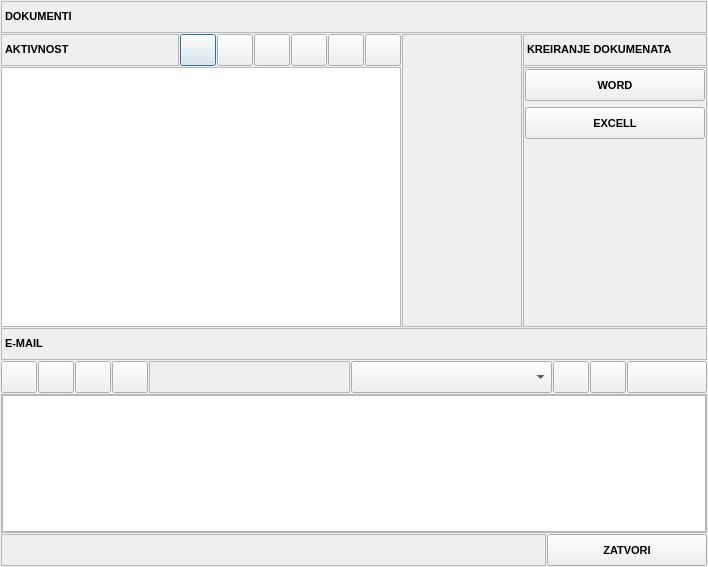
<?xml version="1.0" encoding="UTF-8"?>
<ui version="4.0">
 <class>FrmKontaktDokumenti</class>
 <widget class="QDialog" name="FrmKontaktDokumenti">
  <property name="geometry">
   <rect>
    <x>0</x>
    <y>0</y>
    <width>708</width>
    <height>567</height>
   </rect>
  </property>
  <property name="font">
   <font>
    <pointsize>8</pointsize>
   </font>
  </property>
  <property name="windowTitle">
   <string>Kontakt dokumenti</string>
  </property>
  <property name="windowIcon">
   <iconset resource="../../resources/DonatForm.qrc">
    <normaloff>:/InDonat/Forms/images/App.ico</normaloff>:/InDonat/Forms/images/App.ico</iconset>
  </property>
  <property name="locale">
   <locale language="Croatian" country="Croatia"/>
  </property>
  <layout class="QVBoxLayout" name="verticalLayout">
   <property name="spacing">
    <number>1</number>
   </property>
   <property name="leftMargin">
    <number>1</number>
   </property>
   <property name="topMargin">
    <number>1</number>
   </property>
   <property name="rightMargin">
    <number>1</number>
   </property>
   <property name="bottomMargin">
    <number>1</number>
   </property>
   <item>
    <widget class="QFrame" name="frame_5">
     <property name="sizePolicy">
      <sizepolicy hsizetype="Preferred" vsizetype="Maximum">
       <horstretch>0</horstretch>
       <verstretch>0</verstretch>
      </sizepolicy>
     </property>
     <property name="frameShape">
      <enum>QFrame::NoFrame</enum>
     </property>
     <property name="frameShadow">
      <enum>QFrame::Raised</enum>
     </property>
     <layout class="QHBoxLayout" name="horizontalLayout">
      <property name="spacing">
       <number>1</number>
      </property>
      <property name="leftMargin">
       <number>0</number>
      </property>
      <property name="topMargin">
       <number>0</number>
      </property>
      <property name="rightMargin">
       <number>0</number>
      </property>
      <property name="bottomMargin">
       <number>0</number>
      </property>
      <item>
       <widget class="QLabel" name="lblDokumentiTitle">
        <property name="sizePolicy">
         <sizepolicy hsizetype="Preferred" vsizetype="Preferred">
          <horstretch>0</horstretch>
          <verstretch>0</verstretch>
         </sizepolicy>
        </property>
        <property name="minimumSize">
         <size>
          <width>125</width>
          <height>32</height>
         </size>
        </property>
        <property name="font">
         <font>
          <weight>75</weight>
          <bold>true</bold>
         </font>
        </property>
        <property name="toolTip">
         <string>Poziv Na Broj</string>
        </property>
        <property name="frameShape">
         <enum>QFrame::StyledPanel</enum>
        </property>
        <property name="text">
         <string>DOKUMENTI</string>
        </property>
        <property name="textInteractionFlags">
         <set>Qt::LinksAccessibleByMouse|Qt::TextSelectableByMouse</set>
        </property>
       </widget>
      </item>
     </layout>
    </widget>
   </item>
   <item>
    <widget class="QFrame" name="frame_6">
     <property name="frameShape">
      <enum>QFrame::NoFrame</enum>
     </property>
     <property name="frameShadow">
      <enum>QFrame::Raised</enum>
     </property>
     <layout class="QHBoxLayout" name="horizontalLayout_4">
      <property name="spacing">
       <number>1</number>
      </property>
      <property name="leftMargin">
       <number>0</number>
      </property>
      <property name="topMargin">
       <number>0</number>
      </property>
      <property name="rightMargin">
       <number>0</number>
      </property>
      <property name="bottomMargin">
       <number>0</number>
      </property>
      <item>
       <widget class="QFrame" name="frame_7">
        <property name="frameShape">
         <enum>QFrame::NoFrame</enum>
        </property>
        <property name="frameShadow">
         <enum>QFrame::Raised</enum>
        </property>
        <layout class="QVBoxLayout" name="verticalLayout_2">
         <property name="spacing">
          <number>1</number>
         </property>
         <property name="leftMargin">
          <number>0</number>
         </property>
         <property name="topMargin">
          <number>0</number>
         </property>
         <property name="rightMargin">
          <number>0</number>
         </property>
         <property name="bottomMargin">
          <number>0</number>
         </property>
         <item>
          <widget class="QFrame" name="frame_10">
           <property name="sizePolicy">
            <sizepolicy hsizetype="Preferred" vsizetype="Maximum">
             <horstretch>0</horstretch>
             <verstretch>0</verstretch>
            </sizepolicy>
           </property>
           <property name="frameShape">
            <enum>QFrame::NoFrame</enum>
           </property>
           <property name="frameShadow">
            <enum>QFrame::Raised</enum>
           </property>
           <layout class="QHBoxLayout" name="horizontalLayout_6">
            <property name="spacing">
             <number>1</number>
            </property>
            <property name="leftMargin">
             <number>0</number>
            </property>
            <property name="topMargin">
             <number>0</number>
            </property>
            <property name="rightMargin">
             <number>0</number>
            </property>
            <property name="bottomMargin">
             <number>0</number>
            </property>
            <item>
             <widget class="QLabel" name="lblDokumentiTitle_3">
              <property name="sizePolicy">
               <sizepolicy hsizetype="Preferred" vsizetype="Preferred">
                <horstretch>0</horstretch>
                <verstretch>0</verstretch>
               </sizepolicy>
              </property>
              <property name="minimumSize">
               <size>
                <width>125</width>
                <height>32</height>
               </size>
              </property>
              <property name="font">
               <font>
                <weight>75</weight>
                <bold>true</bold>
               </font>
              </property>
              <property name="toolTip">
               <string>Poziv Na Broj</string>
              </property>
              <property name="frameShape">
               <enum>QFrame::StyledPanel</enum>
              </property>
              <property name="text">
               <string>AKTIVNOST</string>
              </property>
              <property name="textInteractionFlags">
               <set>Qt::LinksAccessibleByMouse|Qt::TextSelectableByMouse</set>
              </property>
             </widget>
            </item>
            <item>
             <widget class="QPushButton" name="btnNoviDokument">
              <property name="sizePolicy">
               <sizepolicy hsizetype="Maximum" vsizetype="Fixed">
                <horstretch>0</horstretch>
                <verstretch>0</verstretch>
               </sizepolicy>
              </property>
              <property name="minimumSize">
               <size>
                <width>0</width>
                <height>32</height>
               </size>
              </property>
              <property name="maximumSize">
               <size>
                <width>36</width>
                <height>16777215</height>
               </size>
              </property>
              <property name="cursor">
               <cursorShape>PointingHandCursor</cursorShape>
              </property>
              <property name="toolTip">
               <string>Filter</string>
              </property>
              <property name="icon">
               <iconset resource="../../resources/DonatForm.qrc">
                <normaloff>:/InDonat/Forms/images/document_plain.ico</normaloff>:/InDonat/Forms/images/document_plain.ico</iconset>
              </property>
              <property name="autoExclusive">
               <bool>true</bool>
              </property>
             </widget>
            </item>
            <item>
             <widget class="QPushButton" name="btnPregledDokumenta">
              <property name="sizePolicy">
               <sizepolicy hsizetype="Maximum" vsizetype="Fixed">
                <horstretch>0</horstretch>
                <verstretch>0</verstretch>
               </sizepolicy>
              </property>
              <property name="minimumSize">
               <size>
                <width>0</width>
                <height>32</height>
               </size>
              </property>
              <property name="maximumSize">
               <size>
                <width>36</width>
                <height>16777215</height>
               </size>
              </property>
              <property name="cursor">
               <cursorShape>PointingHandCursor</cursorShape>
              </property>
              <property name="toolTip">
               <string>Filter</string>
              </property>
              <property name="icon">
               <iconset resource="../../resources/DonatForm.qrc">
                <normaloff>:/InDonat/Forms/images/POVECALO.png</normaloff>:/InDonat/Forms/images/POVECALO.png</iconset>
              </property>
              <property name="autoExclusive">
               <bool>true</bool>
              </property>
             </widget>
            </item>
            <item>
             <widget class="QPushButton" name="btnDokumentZaporka">
              <property name="sizePolicy">
               <sizepolicy hsizetype="Maximum" vsizetype="Fixed">
                <horstretch>0</horstretch>
                <verstretch>0</verstretch>
               </sizepolicy>
              </property>
              <property name="minimumSize">
               <size>
                <width>0</width>
                <height>32</height>
               </size>
              </property>
              <property name="maximumSize">
               <size>
                <width>36</width>
                <height>16777215</height>
               </size>
              </property>
              <property name="cursor">
               <cursorShape>PointingHandCursor</cursorShape>
              </property>
              <property name="toolTip">
               <string>Filter</string>
              </property>
              <property name="icon">
               <iconset resource="../../resources/DonatForm.qrc">
                <normaloff>:/InDonat/Forms/images/vty32.gif</normaloff>:/InDonat/Forms/images/vty32.gif</iconset>
              </property>
              <property name="iconSize">
               <size>
                <width>16</width>
                <height>16</height>
               </size>
              </property>
              <property name="autoExclusive">
               <bool>true</bool>
              </property>
             </widget>
            </item>
            <item>
             <widget class="QPushButton" name="btnOdabirPrigovorTipova_3">
              <property name="sizePolicy">
               <sizepolicy hsizetype="Maximum" vsizetype="Fixed">
                <horstretch>0</horstretch>
                <verstretch>0</verstretch>
               </sizepolicy>
              </property>
              <property name="minimumSize">
               <size>
                <width>0</width>
                <height>32</height>
               </size>
              </property>
              <property name="maximumSize">
               <size>
                <width>36</width>
                <height>16777215</height>
               </size>
              </property>
              <property name="cursor">
               <cursorShape>PointingHandCursor</cursorShape>
              </property>
              <property name="toolTip">
               <string>Filter</string>
              </property>
              <property name="icon">
               <iconset resource="../../resources/DonatForm.qrc">
                <normaloff>:/InDonat/Forms/images/USER.ico</normaloff>:/InDonat/Forms/images/USER.ico</iconset>
              </property>
              <property name="iconSize">
               <size>
                <width>16</width>
                <height>16</height>
               </size>
              </property>
              <property name="autoExclusive">
               <bool>true</bool>
              </property>
             </widget>
            </item>
            <item>
             <widget class="QPushButton" name="btnOdabirPrigovorTipova">
              <property name="sizePolicy">
               <sizepolicy hsizetype="Maximum" vsizetype="Fixed">
                <horstretch>0</horstretch>
                <verstretch>0</verstretch>
               </sizepolicy>
              </property>
              <property name="minimumSize">
               <size>
                <width>0</width>
                <height>32</height>
               </size>
              </property>
              <property name="maximumSize">
               <size>
                <width>36</width>
                <height>16777215</height>
               </size>
              </property>
              <property name="cursor">
               <cursorShape>PointingHandCursor</cursorShape>
              </property>
              <property name="toolTip">
               <string>Filter</string>
              </property>
              <property name="icon">
               <iconset resource="../../resources/DonatForm.qrc">
                <normaloff>:/InDonat/Forms/images/UL_1.gif</normaloff>:/InDonat/Forms/images/UL_1.gif</iconset>
              </property>
              <property name="iconSize">
               <size>
                <width>16</width>
                <height>16</height>
               </size>
              </property>
              <property name="autoExclusive">
               <bool>true</bool>
              </property>
             </widget>
            </item>
            <item>
             <widget class="QPushButton" name="btnIzbrisiDokument">
              <property name="sizePolicy">
               <sizepolicy hsizetype="Maximum" vsizetype="Fixed">
                <horstretch>0</horstretch>
                <verstretch>0</verstretch>
               </sizepolicy>
              </property>
              <property name="minimumSize">
               <size>
                <width>0</width>
                <height>32</height>
               </size>
              </property>
              <property name="maximumSize">
               <size>
                <width>36</width>
                <height>16777215</height>
               </size>
              </property>
              <property name="cursor">
               <cursorShape>PointingHandCursor</cursorShape>
              </property>
              <property name="toolTip">
               <string>Filter</string>
              </property>
              <property name="icon">
               <iconset resource="../../resources/DonatForm.qrc">
                <normaloff>:/InDonat/Forms/images/CLOSE.GIF</normaloff>:/InDonat/Forms/images/CLOSE.GIF</iconset>
              </property>
              <property name="autoExclusive">
               <bool>true</bool>
              </property>
             </widget>
            </item>
           </layout>
          </widget>
         </item>
         <item>
          <widget class="QFrame" name="frame_11">
           <property name="frameShape">
            <enum>QFrame::NoFrame</enum>
           </property>
           <property name="frameShadow">
            <enum>QFrame::Raised</enum>
           </property>
           <layout class="QHBoxLayout" name="horizontalLayout_7">
            <property name="spacing">
             <number>0</number>
            </property>
            <property name="leftMargin">
             <number>0</number>
            </property>
            <property name="topMargin">
             <number>0</number>
            </property>
            <property name="rightMargin">
             <number>0</number>
            </property>
            <property name="bottomMargin">
             <number>0</number>
            </property>
            <item>
             <widget class="QTreeWidget" name="treeDokumenti">
              <property name="sizePolicy">
               <sizepolicy hsizetype="Preferred" vsizetype="Preferred">
                <horstretch>0</horstretch>
                <verstretch>0</verstretch>
               </sizepolicy>
              </property>
              <property name="minimumSize">
               <size>
                <width>400</width>
                <height>260</height>
               </size>
              </property>
              <property name="font">
               <font>
                <pointsize>9</pointsize>
               </font>
              </property>
              <property name="headerHidden">
               <bool>true</bool>
              </property>
              <property name="columnCount">
               <number>2</number>
              </property>
              <attribute name="headerVisible">
               <bool>false</bool>
              </attribute>
              <column>
               <property name="text">
                <string notr="true">1</string>
               </property>
              </column>
              <column>
               <property name="text">
                <string notr="true">2</string>
               </property>
              </column>
             </widget>
            </item>
           </layout>
          </widget>
         </item>
        </layout>
       </widget>
      </item>
      <item>
       <widget class="QFrame" name="frame_8">
        <property name="sizePolicy">
         <sizepolicy hsizetype="Fixed" vsizetype="Preferred">
          <horstretch>0</horstretch>
          <verstretch>0</verstretch>
         </sizepolicy>
        </property>
        <property name="minimumSize">
         <size>
          <width>120</width>
          <height>0</height>
         </size>
        </property>
        <property name="frameShape">
         <enum>QFrame::StyledPanel</enum>
        </property>
        <property name="frameShadow">
         <enum>QFrame::Raised</enum>
        </property>
       </widget>
      </item>
      <item>
       <widget class="QFrame" name="frame_9">
        <property name="frameShape">
         <enum>QFrame::NoFrame</enum>
        </property>
        <property name="frameShadow">
         <enum>QFrame::Raised</enum>
        </property>
        <layout class="QVBoxLayout" name="verticalLayout_3">
         <property name="spacing">
          <number>1</number>
         </property>
         <property name="leftMargin">
          <number>0</number>
         </property>
         <property name="topMargin">
          <number>0</number>
         </property>
         <property name="rightMargin">
          <number>0</number>
         </property>
         <property name="bottomMargin">
          <number>0</number>
         </property>
         <item>
          <widget class="QFrame" name="frame_12">
           <property name="sizePolicy">
            <sizepolicy hsizetype="Preferred" vsizetype="Maximum">
             <horstretch>0</horstretch>
             <verstretch>0</verstretch>
            </sizepolicy>
           </property>
           <property name="frameShape">
            <enum>QFrame::NoFrame</enum>
           </property>
           <property name="frameShadow">
            <enum>QFrame::Raised</enum>
           </property>
           <layout class="QHBoxLayout" name="horizontalLayout_5">
            <property name="spacing">
             <number>1</number>
            </property>
            <property name="leftMargin">
             <number>0</number>
            </property>
            <property name="topMargin">
             <number>0</number>
            </property>
            <property name="rightMargin">
             <number>0</number>
            </property>
            <property name="bottomMargin">
             <number>0</number>
            </property>
            <item>
             <widget class="QLabel" name="lblDokumentiTitle_2">
              <property name="sizePolicy">
               <sizepolicy hsizetype="Preferred" vsizetype="Preferred">
                <horstretch>0</horstretch>
                <verstretch>0</verstretch>
               </sizepolicy>
              </property>
              <property name="minimumSize">
               <size>
                <width>125</width>
                <height>32</height>
               </size>
              </property>
              <property name="font">
               <font>
                <weight>75</weight>
                <bold>true</bold>
               </font>
              </property>
              <property name="toolTip">
               <string>Poziv Na Broj</string>
              </property>
              <property name="frameShape">
               <enum>QFrame::StyledPanel</enum>
              </property>
              <property name="text">
               <string>KREIRANJE DOKUMENATA</string>
              </property>
              <property name="textInteractionFlags">
               <set>Qt::LinksAccessibleByMouse|Qt::TextSelectableByMouse</set>
              </property>
             </widget>
            </item>
           </layout>
          </widget>
         </item>
         <item>
          <widget class="QFrame" name="frame_13">
           <property name="frameShape">
            <enum>QFrame::StyledPanel</enum>
           </property>
           <property name="frameShadow">
            <enum>QFrame::Raised</enum>
           </property>
           <layout class="QVBoxLayout" name="verticalLayout_4">
            <property name="spacing">
             <number>6</number>
            </property>
            <property name="leftMargin">
             <number>1</number>
            </property>
            <property name="topMargin">
             <number>1</number>
            </property>
            <property name="rightMargin">
             <number>1</number>
            </property>
            <property name="bottomMargin">
             <number>1</number>
            </property>
            <item>
             <widget class="QPushButton" name="btnWord">
              <property name="minimumSize">
               <size>
                <width>0</width>
                <height>32</height>
               </size>
              </property>
              <property name="font">
               <font>
                <weight>75</weight>
                <bold>true</bold>
               </font>
              </property>
              <property name="cursor">
               <cursorShape>PointingHandCursor</cursorShape>
              </property>
              <property name="text">
               <string>WORD</string>
              </property>
              <property name="icon">
               <iconset resource="../../resources/DonatForm.qrc">
                <normaloff>:/InDonat/Forms/images/word.gif</normaloff>:/InDonat/Forms/images/word.gif</iconset>
              </property>
             </widget>
            </item>
            <item>
             <widget class="QPushButton" name="btnExcell">
              <property name="minimumSize">
               <size>
                <width>0</width>
                <height>32</height>
               </size>
              </property>
              <property name="font">
               <font>
                <weight>75</weight>
                <bold>true</bold>
               </font>
              </property>
              <property name="cursor">
               <cursorShape>PointingHandCursor</cursorShape>
              </property>
              <property name="text">
               <string>EXCELL</string>
              </property>
              <property name="icon">
               <iconset resource="../../resources/DonatForm.qrc">
                <normaloff>:/InDonat/Forms/images/excel.gif</normaloff>:/InDonat/Forms/images/excel.gif</iconset>
              </property>
             </widget>
            </item>
            <item>
             <spacer name="verticalSpacer">
              <property name="orientation">
               <enum>Qt::Vertical</enum>
              </property>
              <property name="sizeHint" stdset="0">
               <size>
                <width>20</width>
                <height>40</height>
               </size>
              </property>
             </spacer>
            </item>
           </layout>
          </widget>
         </item>
        </layout>
       </widget>
      </item>
     </layout>
    </widget>
   </item>
   <item>
    <widget class="QFrame" name="frame">
     <property name="sizePolicy">
      <sizepolicy hsizetype="Preferred" vsizetype="Maximum">
       <horstretch>0</horstretch>
       <verstretch>0</verstretch>
      </sizepolicy>
     </property>
     <property name="frameShape">
      <enum>QFrame::NoFrame</enum>
     </property>
     <property name="frameShadow">
      <enum>QFrame::Raised</enum>
     </property>
     <layout class="QHBoxLayout" name="horizontalLayout_2">
      <property name="spacing">
       <number>1</number>
      </property>
      <property name="leftMargin">
       <number>0</number>
      </property>
      <property name="topMargin">
       <number>0</number>
      </property>
      <property name="rightMargin">
       <number>0</number>
      </property>
      <property name="bottomMargin">
       <number>0</number>
      </property>
      <item>
       <widget class="QLabel" name="lblPrigovor2Title_2">
        <property name="sizePolicy">
         <sizepolicy hsizetype="Preferred" vsizetype="Preferred">
          <horstretch>0</horstretch>
          <verstretch>0</verstretch>
         </sizepolicy>
        </property>
        <property name="minimumSize">
         <size>
          <width>125</width>
          <height>32</height>
         </size>
        </property>
        <property name="font">
         <font>
          <weight>75</weight>
          <bold>true</bold>
         </font>
        </property>
        <property name="toolTip">
         <string>Poziv Na Broj</string>
        </property>
        <property name="frameShape">
         <enum>QFrame::StyledPanel</enum>
        </property>
        <property name="text">
         <string>E-MAIL</string>
        </property>
        <property name="textInteractionFlags">
         <set>Qt::LinksAccessibleByMouse|Qt::TextSelectableByMouse</set>
        </property>
       </widget>
      </item>
     </layout>
    </widget>
   </item>
   <item>
    <widget class="QFrame" name="frame_4">
     <property name="sizePolicy">
      <sizepolicy hsizetype="Preferred" vsizetype="Maximum">
       <horstretch>0</horstretch>
       <verstretch>0</verstretch>
      </sizepolicy>
     </property>
     <property name="frameShape">
      <enum>QFrame::NoFrame</enum>
     </property>
     <property name="frameShadow">
      <enum>QFrame::Raised</enum>
     </property>
     <layout class="QHBoxLayout" name="horizontalLayout_8">
      <property name="spacing">
       <number>1</number>
      </property>
      <property name="leftMargin">
       <number>0</number>
      </property>
      <property name="topMargin">
       <number>0</number>
      </property>
      <property name="rightMargin">
       <number>0</number>
      </property>
      <property name="bottomMargin">
       <number>0</number>
      </property>
      <item>
       <widget class="QPushButton" name="btnNoviDokument_2">
        <property name="sizePolicy">
         <sizepolicy hsizetype="Maximum" vsizetype="Fixed">
          <horstretch>0</horstretch>
          <verstretch>0</verstretch>
         </sizepolicy>
        </property>
        <property name="minimumSize">
         <size>
          <width>0</width>
          <height>32</height>
         </size>
        </property>
        <property name="maximumSize">
         <size>
          <width>36</width>
          <height>16777215</height>
         </size>
        </property>
        <property name="cursor">
         <cursorShape>PointingHandCursor</cursorShape>
        </property>
        <property name="toolTip">
         <string>Filter</string>
        </property>
        <property name="icon">
         <iconset resource="../../resources/DonatForm.qrc">
          <normaloff>:/InDonat/Forms/images/icon_mailRecipientAttachment.gif</normaloff>:/InDonat/Forms/images/icon_mailRecipientAttachment.gif</iconset>
        </property>
        <property name="autoExclusive">
         <bool>true</bool>
        </property>
       </widget>
      </item>
      <item>
       <widget class="QPushButton" name="btnNoviDokument_3">
        <property name="sizePolicy">
         <sizepolicy hsizetype="Maximum" vsizetype="Fixed">
          <horstretch>0</horstretch>
          <verstretch>0</verstretch>
         </sizepolicy>
        </property>
        <property name="minimumSize">
         <size>
          <width>0</width>
          <height>32</height>
         </size>
        </property>
        <property name="maximumSize">
         <size>
          <width>36</width>
          <height>16777215</height>
         </size>
        </property>
        <property name="cursor">
         <cursorShape>PointingHandCursor</cursorShape>
        </property>
        <property name="toolTip">
         <string>Filter</string>
        </property>
        <property name="icon">
         <iconset resource="../../resources/DonatForm.qrc">
          <normaloff>:/InDonat/Forms/images/contacts.gif</normaloff>:/InDonat/Forms/images/contacts.gif</iconset>
        </property>
        <property name="autoExclusive">
         <bool>true</bool>
        </property>
       </widget>
      </item>
      <item>
       <widget class="QPushButton" name="btnNoviDokument_4">
        <property name="sizePolicy">
         <sizepolicy hsizetype="Maximum" vsizetype="Fixed">
          <horstretch>0</horstretch>
          <verstretch>0</verstretch>
         </sizepolicy>
        </property>
        <property name="minimumSize">
         <size>
          <width>0</width>
          <height>32</height>
         </size>
        </property>
        <property name="maximumSize">
         <size>
          <width>36</width>
          <height>16777215</height>
         </size>
        </property>
        <property name="cursor">
         <cursorShape>PointingHandCursor</cursorShape>
        </property>
        <property name="toolTip">
         <string>Filter</string>
        </property>
        <property name="icon">
         <iconset resource="../../resources/DonatForm.qrc">
          <normaloff>:/InDonat/Forms/images/icon_normal.gif</normaloff>:/InDonat/Forms/images/icon_normal.gif</iconset>
        </property>
        <property name="autoExclusive">
         <bool>true</bool>
        </property>
       </widget>
      </item>
      <item>
       <widget class="QPushButton" name="btnNoviDokument_5">
        <property name="sizePolicy">
         <sizepolicy hsizetype="Maximum" vsizetype="Fixed">
          <horstretch>0</horstretch>
          <verstretch>0</verstretch>
         </sizepolicy>
        </property>
        <property name="minimumSize">
         <size>
          <width>0</width>
          <height>32</height>
         </size>
        </property>
        <property name="maximumSize">
         <size>
          <width>36</width>
          <height>16777215</height>
         </size>
        </property>
        <property name="cursor">
         <cursorShape>PointingHandCursor</cursorShape>
        </property>
        <property name="toolTip">
         <string>Filter</string>
        </property>
        <property name="icon">
         <iconset resource="../../resources/DonatForm.qrc">
          <normaloff>:/InDonat/Forms/images/document_text.ico</normaloff>:/InDonat/Forms/images/document_text.ico</iconset>
        </property>
        <property name="autoExclusive">
         <bool>true</bool>
        </property>
       </widget>
      </item>
      <item>
       <widget class="QLabel" name="lblDokumentiTitle_4">
        <property name="sizePolicy">
         <sizepolicy hsizetype="Preferred" vsizetype="Preferred">
          <horstretch>0</horstretch>
          <verstretch>0</verstretch>
         </sizepolicy>
        </property>
        <property name="minimumSize">
         <size>
          <width>125</width>
          <height>32</height>
         </size>
        </property>
        <property name="font">
         <font>
          <weight>75</weight>
          <bold>true</bold>
         </font>
        </property>
        <property name="toolTip">
         <string>Poziv Na Broj</string>
        </property>
        <property name="frameShape">
         <enum>QFrame::StyledPanel</enum>
        </property>
        <property name="textInteractionFlags">
         <set>Qt::LinksAccessibleByMouse|Qt::TextSelectableByMouse</set>
        </property>
       </widget>
      </item>
      <item>
       <widget class="QComboBox" name="comboBox">
        <property name="minimumSize">
         <size>
          <width>0</width>
          <height>32</height>
         </size>
        </property>
       </widget>
      </item>
      <item>
       <widget class="QPushButton" name="btnNoviDokument_6">
        <property name="sizePolicy">
         <sizepolicy hsizetype="Maximum" vsizetype="Fixed">
          <horstretch>0</horstretch>
          <verstretch>0</verstretch>
         </sizepolicy>
        </property>
        <property name="minimumSize">
         <size>
          <width>0</width>
          <height>32</height>
         </size>
        </property>
        <property name="maximumSize">
         <size>
          <width>36</width>
          <height>16777215</height>
         </size>
        </property>
        <property name="cursor">
         <cursorShape>PointingHandCursor</cursorShape>
        </property>
        <property name="toolTip">
         <string>Filter</string>
        </property>
        <property name="icon">
         <iconset resource="../../resources/DonatForm.qrc">
          <normaloff>:/InDonat/Forms/images/INT_2_16x16.png</normaloff>:/InDonat/Forms/images/INT_2_16x16.png</iconset>
        </property>
        <property name="autoExclusive">
         <bool>true</bool>
        </property>
       </widget>
      </item>
      <item>
       <widget class="QPushButton" name="btnNoviDokument_7">
        <property name="sizePolicy">
         <sizepolicy hsizetype="Maximum" vsizetype="Fixed">
          <horstretch>0</horstretch>
          <verstretch>0</verstretch>
         </sizepolicy>
        </property>
        <property name="minimumSize">
         <size>
          <width>0</width>
          <height>32</height>
         </size>
        </property>
        <property name="maximumSize">
         <size>
          <width>36</width>
          <height>16777215</height>
         </size>
        </property>
        <property name="cursor">
         <cursorShape>PointingHandCursor</cursorShape>
        </property>
        <property name="toolTip">
         <string>Filter</string>
        </property>
        <property name="icon">
         <iconset resource="../../resources/DonatForm.qrc">
          <normaloff>:/InDonat/Forms/images/POVECALO.png</normaloff>:/InDonat/Forms/images/POVECALO.png</iconset>
        </property>
        <property name="autoExclusive">
         <bool>true</bool>
        </property>
       </widget>
      </item>
      <item>
       <widget class="QPushButton" name="btnNoviDokument_8">
        <property name="sizePolicy">
         <sizepolicy hsizetype="Maximum" vsizetype="Fixed">
          <horstretch>0</horstretch>
          <verstretch>0</verstretch>
         </sizepolicy>
        </property>
        <property name="minimumSize">
         <size>
          <width>80</width>
          <height>32</height>
         </size>
        </property>
        <property name="maximumSize">
         <size>
          <width>36</width>
          <height>16777215</height>
         </size>
        </property>
        <property name="cursor">
         <cursorShape>PointingHandCursor</cursorShape>
        </property>
        <property name="toolTip">
         <string>Filter</string>
        </property>
        <property name="icon">
         <iconset resource="../../resources/DonatForm.qrc">
          <normaloff>:/InDonat/Forms/images/OK.gif</normaloff>:/InDonat/Forms/images/OK.gif</iconset>
        </property>
        <property name="autoExclusive">
         <bool>true</bool>
        </property>
       </widget>
      </item>
     </layout>
    </widget>
   </item>
   <item>
    <widget class="QFrame" name="frame_2">
     <property name="frameShape">
      <enum>QFrame::StyledPanel</enum>
     </property>
     <property name="frameShadow">
      <enum>QFrame::Raised</enum>
     </property>
     <layout class="QHBoxLayout" name="horizontalLayout_9">
      <property name="spacing">
       <number>0</number>
      </property>
      <property name="leftMargin">
       <number>0</number>
      </property>
      <property name="topMargin">
       <number>0</number>
      </property>
      <property name="rightMargin">
       <number>0</number>
      </property>
      <property name="bottomMargin">
       <number>0</number>
      </property>
      <item>
       <widget class="QTreeWidget" name="treeEmail">
        <property name="sizePolicy">
         <sizepolicy hsizetype="Preferred" vsizetype="Preferred">
          <horstretch>0</horstretch>
          <verstretch>0</verstretch>
         </sizepolicy>
        </property>
        <property name="font">
         <font>
          <pointsize>10</pointsize>
         </font>
        </property>
        <attribute name="headerVisible">
         <bool>false</bool>
        </attribute>
        <column>
         <property name="text">
          <string notr="true">1</string>
         </property>
        </column>
        <column>
         <property name="text">
          <string>2</string>
         </property>
        </column>
        <column>
         <property name="text">
          <string>3</string>
         </property>
        </column>
        <column>
         <property name="text">
          <string>4</string>
         </property>
        </column>
       </widget>
      </item>
     </layout>
    </widget>
   </item>
   <item>
    <widget class="QFrame" name="frame_3">
     <property name="sizePolicy">
      <sizepolicy hsizetype="Preferred" vsizetype="Maximum">
       <horstretch>0</horstretch>
       <verstretch>0</verstretch>
      </sizepolicy>
     </property>
     <property name="frameShape">
      <enum>QFrame::NoFrame</enum>
     </property>
     <property name="frameShadow">
      <enum>QFrame::Raised</enum>
     </property>
     <layout class="QHBoxLayout" name="horizontalLayout_3">
      <property name="spacing">
       <number>1</number>
      </property>
      <property name="leftMargin">
       <number>0</number>
      </property>
      <property name="topMargin">
       <number>0</number>
      </property>
      <property name="rightMargin">
       <number>0</number>
      </property>
      <property name="bottomMargin">
       <number>0</number>
      </property>
      <item>
       <widget class="QLabel" name="lblPrigovor2Title_3">
        <property name="sizePolicy">
         <sizepolicy hsizetype="Preferred" vsizetype="Preferred">
          <horstretch>0</horstretch>
          <verstretch>0</verstretch>
         </sizepolicy>
        </property>
        <property name="minimumSize">
         <size>
          <width>125</width>
          <height>32</height>
         </size>
        </property>
        <property name="font">
         <font>
          <weight>75</weight>
          <bold>true</bold>
         </font>
        </property>
        <property name="toolTip">
         <string>Poziv Na Broj</string>
        </property>
        <property name="frameShape">
         <enum>QFrame::StyledPanel</enum>
        </property>
        <property name="textInteractionFlags">
         <set>Qt::LinksAccessibleByMouse|Qt::TextSelectableByMouse</set>
        </property>
       </widget>
      </item>
      <item>
       <widget class="QPushButton" name="btnZatvori">
        <property name="sizePolicy">
         <sizepolicy hsizetype="Minimum" vsizetype="Fixed">
          <horstretch>0</horstretch>
          <verstretch>0</verstretch>
         </sizepolicy>
        </property>
        <property name="minimumSize">
         <size>
          <width>0</width>
          <height>32</height>
         </size>
        </property>
        <property name="maximumSize">
         <size>
          <width>160</width>
          <height>16777215</height>
         </size>
        </property>
        <property name="font">
         <font>
          <weight>75</weight>
          <bold>true</bold>
         </font>
        </property>
        <property name="cursor">
         <cursorShape>PointingHandCursor</cursorShape>
        </property>
        <property name="text">
         <string>ZATVORI</string>
        </property>
        <property name="icon">
         <iconset resource="../../resources/DonatForm.qrc">
          <normaloff>:/InDonat/Forms/images/CLOSE.GIF</normaloff>:/InDonat/Forms/images/CLOSE.GIF</iconset>
        </property>
       </widget>
      </item>
     </layout>
    </widget>
   </item>
  </layout>
 </widget>
 <resources>
  <include location="../../resources/DonatForm.qrc"/>
 </resources>
 <connections>
  <connection>
   <sender>btnZatvori</sender>
   <signal>clicked()</signal>
   <receiver>FrmKontaktDokumenti</receiver>
   <slot>close()</slot>
   <hints>
    <hint type="sourcelabel">
     <x>652</x>
     <y>550</y>
    </hint>
    <hint type="destinationlabel">
     <x>370</x>
     <y>287</y>
    </hint>
   </hints>
  </connection>
 </connections>
</ui>
